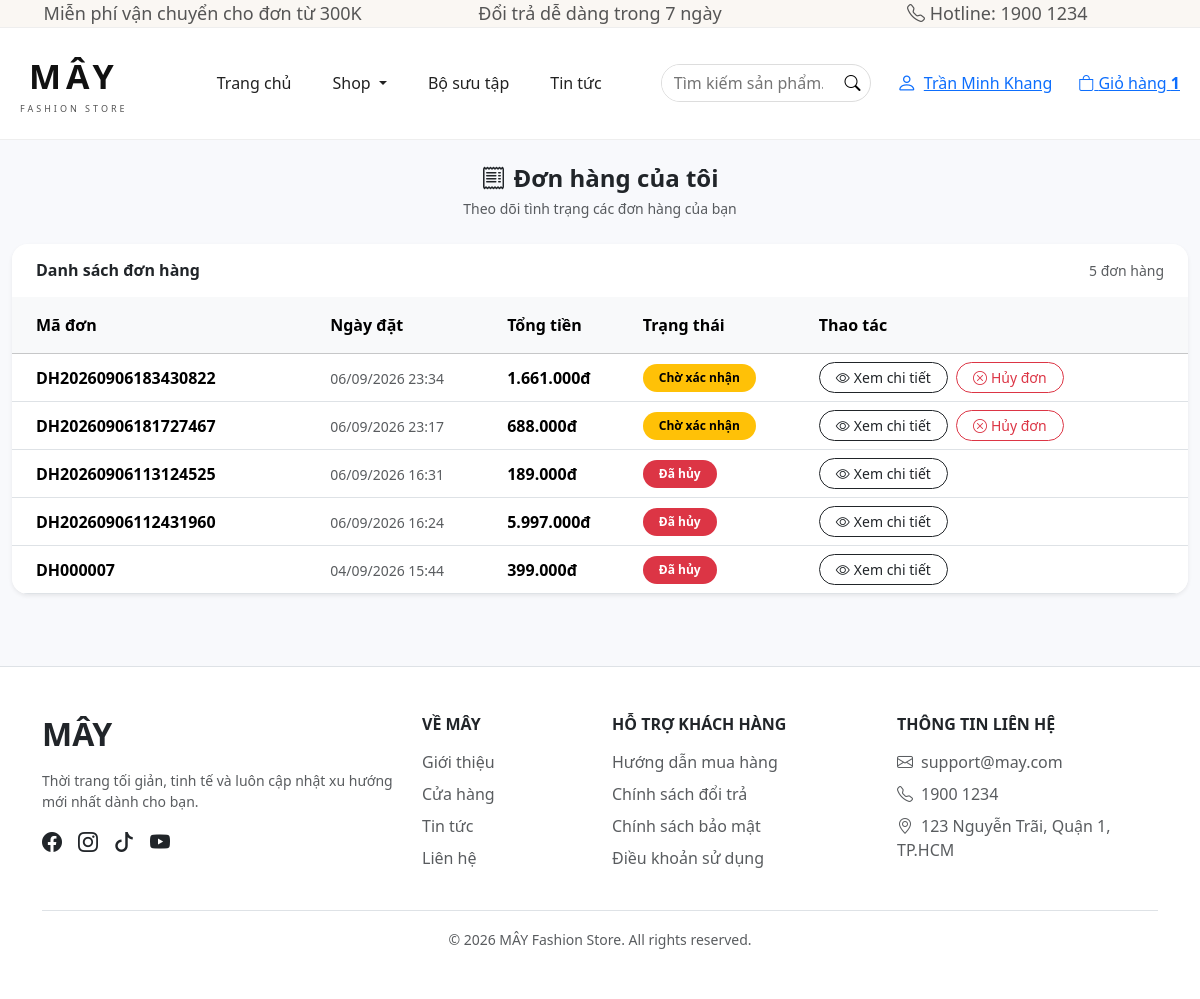
The app's page /fashion-store/orders.php (signed in) with its own data.
### tables this page shows
CREATE TABLE orders (
    id INT AUTO_INCREMENT PRIMARY KEY,
    user_id INT NOT NULL,
    order_code VARCHAR(50) NOT NULL UNIQUE,
    total_price DECIMAL(15,2) NOT NULL DEFAULT 0,
    customer_name VARCHAR(100) NOT NULL,
    phone VARCHAR(20) NOT NULL,
    address VARCHAR(255) NOT NULL,
    note TEXT,
    status ENUM('pending','confirmed','shipping','completed','cancelled') DEFAULT 'pending',
    payment_method ENUM('cod','banking') DEFAULT 'cod',
    created_at DATETIME DEFAULT CURRENT_TIMESTAMP,
    updated_at DATETIME DEFAULT CURRENT_TIMESTAMP,
    FOREIGN KEY (user_id) REFERENCES users(id)
);

### fashion-store/orders.php (the view, shortened to what the rows shown need)
<?php
require_once __DIR__ . '/../includes/database.php';
$user_id = (int)$_SESSION['user']['id'];
$order_id = (int)($_GET['id'] ?? 0);
$status_text = [
    'pending' => 'Chờ xác nhận',
    'confirmed' => 'Đã xác nhận',
    'shipping' => 'Đang giao',
    'completed' => 'Hoàn thành',
    'cancelled' => 'Đã hủy'
];
$status_badge = [
    'pending' => 'text-bg-warning',
    'confirmed' => 'text-bg-info',
    'shipping' => 'text-bg-primary',
    'completed' => 'text-bg-success',
    'cancelled' => 'text-bg-danger'
];
if ($order_id > 0) {
    $stmt = $conn->prepare("
        SELECT *
        FROM orders
        WHERE id = ? AND user_id = ?
        LIMIT 1
    ");
    $stmt->bind_param("ii", $order_id, $user_id);
    $stmt->execute();
    $result = $stmt->get_result();
    $order = $result->fetch_assoc();
    $stmt->close();
    if (!$order) {
        die("Không tìm thấy đơn hàng.");
    }
    $stmt = $conn->prepare("
        SELECT
            oi.*,
            p.name,
            p.main_image,
            pv.size,
            pv.color
        FROM order_items oi
        JOIN products p ON oi.product_id = p.id
        LEFT JOIN product_variants pv ON oi.variant_id = pv.id
        WHERE oi.order_id = ?
        ORDER BY oi.id ASC
    ");
    $stmt->bind_param("i", $order_id);
    $stmt->execute();
    $result = $stmt->get_result();
    $items = $result->fetch_all(MYSQLI_ASSOC);
    $stmt->close();
} else {
    $stmt = $conn->prepare("
        SELECT *
        FROM orders
        WHERE user_id = ?
        ORDER BY created_at DESC
    ");
    $stmt->bind_param("i", $user_id);
    $stmt->execute();
    $result = $stmt->get_result();
    $orders = $result->fetch_all(MYSQLI_ASSOC);
}
include '../includes/header.php';
include '../includes/menu.php';
?>
<div class="container-fluid py-4">
<?php if ($order_id > 0): ?>
    <div class="mb-4">
        <a href="orders.php" class="text-dark text-decoration-none small">
            <i class="bi bi-arrow-left me-1"></i>Quay lại đơn hàng
        </a>
    </div>
    <?php if (isset($_GET['success'])): ?>
        <div class="alert alert-success border-0 rounded-4 shadow-sm mb-4">
            <div class="fw-semibold mb-1">
                <i class="bi bi-check-circle me-2"></i>Đặt hàng thành công!
            </div>
            <small>Mã đơn hàng:<strong><?= htmlspecialchars($order['order_code']) ?></strong></small>
        </div>
    <?php endif; ?>
    <div class="card border-0 shadow-sm rounded-4 mb-4">
        <div class="card-body p-4">
            <div class="d-flex justify-content-between align-items-start gap-3 flex-wrap">
                <div>
                    <h4 class="fw-bold mb-2"><i class="bi bi-receipt me-2"></i>Chi tiết đơn hàng</h4>
                    <div class="text-muted small mb-1">
                        Mã đơn:
                        <strong class="text-dark">
                            <?= htmlspecialchars($order['order_code']) ?>
                        </strong>
                    </div>
                    <div class="text-muted small">
                        Ngày đặt:
                        <?= date('d/m/Y H:i', strtotime($order['created_at'])) ?>
                    </div>
                </div>
                <div class="text-end">
                    <span class="badge rounded-pill px-3 py-2 <?= $status_badge[$order['status']] ?? 'text-bg-secondary' ?>">
                        <?= $status_text[$order['status']] ?? $order['status'] ?>
                    </span>
                    <?php if (in_array($order['status'], ['pending', 'confirmed'])): ?>
                        <form method="POST" class="mt-3" onsubmit="return confirm('Bạn có chắc muốn hủy đơn hàng này không?');">
                            <input type="hidden" name="order_id" value="<?= (int)$order['id'] ?>">
                            <button type="submit" name="cancel_order" class="btn btn-outline-danger rounded-pill px-3">
                                <i class="bi bi-x-circle me-1"></i>
                                Hủy đơn hàng
                            </button>
                        </form>
                    <?php endif; ?>
                </div>
            </div>
        </div>
    </div>
    <div class="row g-4">
        <div class="col-lg-4">
            <div class="card border-0 shadow-sm rounded-4 h-100">
                <div class="card-body p-4">
                    <h6 class="fw-bold mb-4"><i class="bi bi-person-vcard me-2"></i>Thông tin nhận hàng</h6>
                    <div class="mb-3">
                        <small class="text-muted d-block">Họ tên</small>
                        <span class="fw-semibold"><?= htmlspecialchars($order['customer_name']) ?></span>
                    </div>
                    <div class="mb-3">
                        <small class="text-muted d-block">Số điện thoại</small>
                        <span><?= htmlspecialchars($order['phone']) ?></span>
                    </div>
                    <div class="mb-3">
                        <small class="text-muted d-block">Địa chỉ</small>
                        <span><?= htmlspecialchars($order['address']) ?></span>
                    </div>
                    <div class="mb-3">
                        <small class="text-muted d-block">Thanh toán</small>
                        <span>
                            <?= $order['payment_method'] === 'cod'
                                ? 'Thanh toán khi nhận hàng'
                                : 'Chuyển khoản' ?>
                        </span>
                    </div>
                    <div>
                        <small class="text-muted d-block">Ghi chú</small>
                        <span><?= htmlspecialchars($order['note'] ?: 'Không có') ?>
                        </span>
                    </div>
                </div>
            </div>
        </div>
        <div class="col-lg-8">
            <div class="card border-0 shadow-sm rounded-4 overflow-hidden">
                <div class="card-header bg-white border-0 px-4 py-3">
                    <h6 class="fw-bold mb-0">Sản phẩm trong đơn</h6>
                </div>
                <div class="table-responsive">
                    <table class="table align-middle mb-0">
                        <thead class="table-light">
                            <tr>
                                <th class="px-4 py-3">Sản phẩm</th>
                                <th class="py-3">Phân loại</th>
                                <th class="py-3">Đơn giá</th>
                                <th class="py-3">SL</th>
                                <th class="py-3 pe-4">Thành tiền</th>
                            </tr>
                        </thead>
                        <tbody>
                        <?php foreach ($items as $item): ?>
                            <?php
                            $item_total = (float)$item['price'] * (int)$item['quantity'];
                            ?>
                            <tr>
                                <td class="px-4">
                                    <div class="d-flex align-items-center gap-3">
                                        <?php if (!empty($item['main_image'])): ?>
                                            <img
                                                src="../uploads/products/<?= htmlspecialchars($item['main_image']) ?>"
                                                alt="<?= htmlspecialchars($item['name']) ?>"
                                                class="rounded-3 border"
                                                style="width:60px;height:75px;object-fit:cover;"
                                            >
                                        <?php else: ?>
                                            <div
                                                class="rounded-3 border bg-light d-flex align-items-center justify-content-center"
                                                style="width:60px;height:75px;"
                                            >
                                                <i class="bi bi-image text-secondary"></i>
                                            </div>
                                        <?php endif; ?>
                                        <span class="fw-semibold"><?= htmlspecialchars($item['name']) ?></span>
                                    </div>
                                </td>
                                <td>
                                    <div class="small text-muted">
                                        <?php if (!empty($item['size'])): ?>
                                            Size: <?= htmlspecialchars($item['size']) ?>
                                        <?php endif; ?>
                                        <?php if (!empty($item['color'])): ?>
                                            <br>
                                            Màu: <?= htmlspecialchars($item['color']) ?>
                                        <?php endif; ?>
                                        <?php if (empty($item['size']) && empty($item['color'])): ?>
                                            Không có
                                        <?php endif; ?>
                                    </div>
                                </td>
                                <td><?= number_format($item['price'], 0, ',', '.') ?>đ</td>
                                <td><?= (int)$item['quantity'] ?></td>
                                <td class="pe-4 fw-bold"><?= number_format($item_total, 0, ',', '.') ?>đ</td>
                            </tr>
                        <?php endforeach; ?>
                        </tbody>
                    </table>
                </div>
                <div class="card-footer bg-white border-0 p-4">
                    <div class="d-flex justify-content-between align-items-center">
                        <span class="fw-bold">Tổng tiền</span>
                        <span class="fw-bold fs-4"><?= number_format($order['total_price'], 0, ',', '.') ?>đ</span>
                    </div>
                </div>
            </div>
        </div>
    </div>
<?php else: ?>
    <?php if (empty($orders)): ?>
        <div class="card border-0 shadow-sm rounded-4">
            <div class="card-body text-center py-5">
                <i class="bi bi-receipt display-3 text-secondary"></i>
                <h5 class="fw-bold mt-3">Bạn chưa có đơn hàng nào</h5>
                <p class="text-muted mb-4">Hãy khám phá các sản phẩm mới nhất của Mây.</p>
                <a href="products.php" class="btn btn-dark rounded-pill px-4">
                    <i class="bi bi-shop me-2"></i>Mua sắm ngay
                </a>
            </div>
        </div>
    <?php else: ?>
        <div class="card border-0 shadow-sm rounded-4 overflow-hidden">
            <div class="table-responsive">
                <table class="table table-hover align-middle mb-0">
                    <thead class="table-light">
                        <tr>
                            <th class="px-4 py-3">Mã đơn</th>
                            <th class="py-3">Ngày đặt</th>
                            <th class="py-3">Tổng tiền</th>
                            <th class="py-3">Trạng thái</th>
                            <th class="py-3 pe-4">Thao tác</th>
                        </tr>
                    </thead>
                    <tbody>
                    <?php foreach ($orders as $order): ?>
                        <tr>
                            <td class="px-4">
                                <span class="fw-semibold"><?= htmlspecialchars($order['order_code']) ?></span>
                            </td>
                            <td>
                                <span class="text-muted small"><?= date('d/m/Y H:i', strtotime($order['created_at'])) ?></span>
                            </td>
                            <td>
                                <span class="fw-bold"><?= number_format($order['total_price'], 0, ',', '.') ?>đ</span>
                            </td>
                            <td>
                                <span class="badge rounded-pill px-3 py-2 <?= $status_badge[$order['status']] ?? 'text-bg-secondary' ?>">
                                    <?= $status_text[$order['status']] ?? $order['status'] ?>
                                </span>
                            </td>
                            <td class="pe-4">
                                <div class="d-flex gap-2 flex-wrap">
                                    <a href="orders.php?id=<?= (int)$order['id'] ?>" class="btn btn-sm btn-outline-dark rounded-pill px-3">
                                        <i class="bi bi-eye me-1"></i>Xem chi tiết
                                    </a>
                                    <?php if (in_array($order['status'], ['pending', 'confirmed'])): ?>
                                        <form method="POST" onsubmit="return confirm('Bạn có chắc muốn hủy đơn hàng này không?');">
                                            <button type="submit" name="cancel_order" class="btn btn-sm btn-outline-danger rounded-pill px-3">
                                                <i class="bi bi-x-circle me-1"></i>Hủy đơn
                                            </button>
                                        </form>
                                    <?php endif; ?>
                                </div>
                            </td>
                        </tr>
                    <?php endforeach; ?>
                    </tbody>
                </table>
            </div>
        </div>
    <?php endif; ?>
<?php endif; ?>
</div>
<?php include '../includes/footer.php'; ?>

### includes/menu.php (shortened to what the rows shown need)
<?php
$user = $_SESSION['user'] ?? null;
$isLoggedIn = isset($_SESSION['user']);
?>
<nav class="main-navbar navbar navbar-expand-lg">
    <div class="navbar-container container-fluid">
        <div class="collapse navbar-collapse" id="mainMenu">
            <div class="navbar-actions ms-lg-auto">
                <div class="header-account">
                    <?php if ($isLoggedIn): ?>
                        <a href="profile.php" class="header-action">
                            <i class="bi bi-person"></i>
                            <span><?= htmlspecialchars($user['name'] ?? 'Tài khoản') ?></span>
                        </a>
                    <?php endif; ?>
                </div>
            </div>
        </div>
    </div>
</nav>

### records on screen
orders: customer_name "Trần Minh Khang", order_code "DH20260906183430822", created_at "06/09/2026 23:34", total_price "1.661.000", status "Chờ xác nhận"
orders: order_code "DH20260906181727467", created_at "06/09/2026 23:17", total_price "688.000", status "Chờ xác nhận"
orders: order_code "DH20260906113124525", created_at "06/09/2026 16:31", total_price "189.000", status "Đã hủy"
orders: order_code "DH20260906112431960", created_at "06/09/2026 16:24", total_price "5.997.000", status "Đã hủy"
orders: order_code "DH000007", created_at "04/09/2026 15:44", total_price "399.000", status "Đã hủy"

### other values on screen
$cart_count "1"
count($orders) "5"
